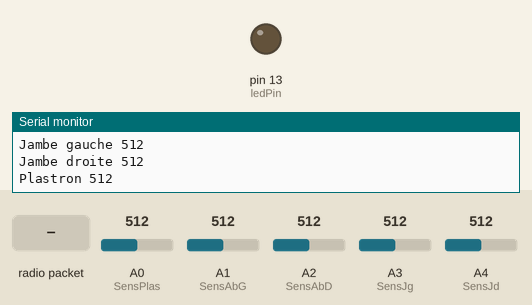
Recording of a sketch running on a simulated Arduino Uno, built with avr-gcc and run on an emulated ATmega328P. Parts: output pins drawn as LEDs (lit = HIGH), the last lines printed to the serial monitor. The inputs (shaded band) are chosen by the test bench; at power-on: A0 (SensPlas) = 512, A1 (SensAbG) = 512, A2 (SensAbD) = 512, A3 (SensJg) = 512, A4 (SensJd) = 512. No radio packets arrive unless stated.

Above: at 1.2 s.
1.3 s: radio packet "5" arrives
At 2.4 s:
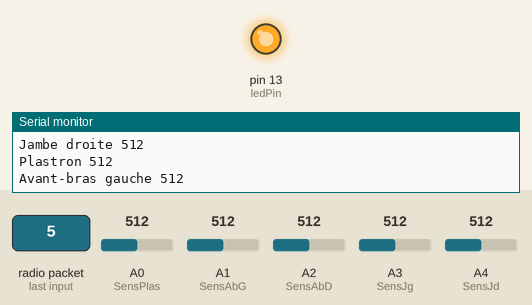
2.8 s: A0 (SensPlas) set to 110
4.3 s: A0 (SensPlas) set to 93
Timing chart, 0 to 7.3 s (numbered marks = the images above; inputs shaded):
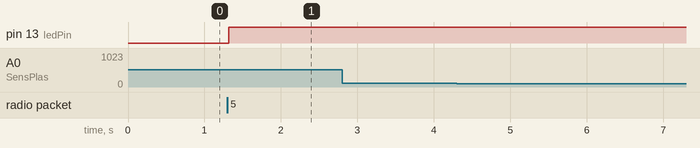

Measured:
- after the input at 1.3 s, pin 13 (ledPin): LOW → HIGH at once

The sketch:

armure0.4.1.ino
```cpp
#include <VirtualWire.h> // inclusion de la librairie VirtualWire

const int ledPin = 13;      // led connected to digital pin 13
const int JumperEpee = 10;  //jumper pour simu épée
const int SensPlas = A0; // the piezo is connected to analog pin 0
const int SensAbG = A1;
const int SensAbD = A2;
const int SensJg = A3;
const int SensJd = A4;


const int thresPlas = 40;  // threshold value to decide when the detected sound is a knock or not
const int thresAbG = 40;
const int thresAbD = 40;
const int thresJg = 40;
const int thresJd = 40;
int coupRecu ; //char ?


bool FlagPlas = HIGH ;
bool FlagAbG = HIGH ;
bool FlagAbD = HIGH ;
bool FlagJg = HIGH ;
bool FlagJd = HIGH ;
bool FlagCoup = LOW ;


unsigned long temps ;

unsigned long GatePlas = 0 ;
unsigned long GateAbG = 0 ;
unsigned long GateAbD = 0 ;
unsigned long GateJg = 0 ;
unsigned long GateJd = 0 ;
unsigned long GateSw = 0 ;
unsigned long GateCoup = 0 ;

int CoolPlas = 100 ;
int CoolAbG = 100 ;
int CoolAbD = 100 ;
int CoolJg = 100 ;
int CoolJd = 100 ;
int CoolCoup = 100 ;

int puissPlas ;
int puissAbG ;
int puissAbD ;

int sensorReadPlas = 0;
int sensorReadAbG = 0;
int sensorReadAbD = 0;
int sensorReadJg = 0;
int sensorReadJd = 0;

int OldsensorReadPlas = 0;
int OldsensorReadAbG = 0;
int OldsensorReadAbD = 0;
int OldsensorReadJg = 0;
int OldsensorReadJd = 0;

int ledState = LOW;

int message;
uint8_t buf[VW_MAX_MESSAGE_LEN]; // Tableau qui va contenir le message reçu (de taille maximum VW_MAX_MESSAGE_LEN)
uint8_t buflen = VW_MAX_MESSAGE_LEN; // Taille maximum de notre tableau
    int vie = 100;


void setup() {
  pinMode(ledPin, OUTPUT); // declare the ledPin as as OUTPUT
  Serial.begin(9600);       // use the serial port
  vw_setup(2000); // initialisation de la librairie VirtualWire à 2000 bauds (note: je n'utilise pas la broche PTT)
  vw_rx_start();  // Activation de la partie réception de la librairie VirtualWire
}


void loop() {


  temps  = millis() ;

            if (vw_get_message(buf, &buflen)) // On copie le message, qu'il soit corrompu ou non
            {
                for (byte i = 0; i < buflen; i++) // Si il n'est pas corrompu on l'affiche via Serial
                message = int(buf[i]- '0');
                }

  if (message != 0) {
  FlagCoup = HIGH;
  GateCoup = temps + CoolCoup;
  digitalWrite(ledPin, HIGH);
  Serial.println("Coup !");
  message = 0;
  }

//if (digitalRead(JumperEpee) == HIGH) {FlagCoup = HIGH;)     //  Pour ouvrir l'épée tout le temps
FlagCoup = HIGH;

  ////////////////////////////////////////////////////////////////////////////////////////
  ////////////////////////////Plastron//A0////////////////////////////////////////////////
  ////////////////////////////////////////////////////////////////////////////////////////
  ////////////////////////////////////////////////////////////////////////////////////////

  sensorReadPlas = analogRead(SensPlas);

  if (sensorReadPlas >= thresPlas)   {  GatePlas = temps + CoolPlas;  } // && temps > GatePlas

  if (GatePlas > temps) {FlagPlas = HIGH;}

  if (FlagPlas == HIGH && FlagCoup == HIGH) {
    Serial.print("Plastron ");
    Serial.println(sensorReadPlas);
    FlagPlas = LOW;
  }

  ////////////////////////////////////////////////////////////////////////////////////////
  /////////////////////////////////Avant-bras Gauche//A1//////////////////////////////////
  ////////////////////////////////////////////////////////////////////////////////////////
  ////////////////////////////////////////////////////////////////////////////////////////

  sensorReadAbG = analogRead(SensAbG);

  if (sensorReadAbG >= thresAbG)   {  GateAbG = temps + CoolAbG;  } // && temps > GateAbG

  if (GateAbG > temps) {FlagAbG = HIGH;}

  if (FlagAbG == HIGH && FlagCoup == HIGH) {
    Serial.print("Avant-bras gauche ");
    Serial.println(sensorReadAbG);
    FlagAbG = LOW;
  }

  ////////////////////////////////////////////////////////////////////////////////////////
  ////////////////////////////Avant-bras droit//A2////////////////////////////////////////
  ////////////////////////////////////////////////////////////////////////////////////////
  ////////////////////////////////////////////////////////////////////////////////////////

  sensorReadAbD = analogRead(SensAbD);

  if (sensorReadAbD >= thresAbD)   {  GateAbD = temps + CoolAbD;  } // && temps > GateAbD

  if (GateAbD > temps) {FlagAbD = HIGH;}

  if (FlagAbD == HIGH && FlagCoup == HIGH) {
    Serial.print("Avant-bras droit ");
    Serial.println(sensorReadAbD);
    FlagAbD = LOW;
  }

  ////////////////////////////////////////////////////////////////////////////////////////
  ////////////////////////////Jambe gauche /////A3////////////////////////////////////////
  ////////////////////////////////////////////////////////////////////////////////////////
  ////////////////////////////////////////////////////////////////////////////////////////

  sensorReadJg = analogRead(SensJg);

  if (sensorReadJg >= thresJg)   {  GateJg = temps + CoolJg;  } // && temps > GateJg

  if (GateJg > temps) {FlagJg = HIGH;}

  if (FlagJg == HIGH && FlagCoup == HIGH) {
    Serial.print("Jambe gauche ");
    Serial.println(sensorReadJg);
    FlagJg = LOW;
  }

  ////////////////////////////////////////////////////////////////////////////////////////
  ////////////////////////////Jambe droite//////A4////////////////////////////////////////
  ////////////////////////////////////////////////////////////////////////////////////////
  ////////////////////////////////////////////////////////////////////////////////////////

  sensorReadJd = analogRead(SensJd);

  if (sensorReadJd >= thresJd)   {  GateJd = temps + CoolJd;  } // && temps > GateJd   Si coup : MàJ de la fenêtre d'écoute coup

  if (GateJd > temps) {FlagJd = HIGH;}       // flag haut pendant la fenêtre "coup"

  if (FlagJd == HIGH && FlagCoup == HIGH) {    // si coup reçu coincide avec coup d'épée : validé
    Serial.print("Jambe droite ");
    Serial.println(sensorReadJd);
    FlagJd = LOW;
  }

  ////////////////////////////////////////////////////////////////////////////////////////

FlagPlas = LOW;
FlagCoup = LOW;
FlagAbG = LOW;
FlagAbD = LOW;

}
```
